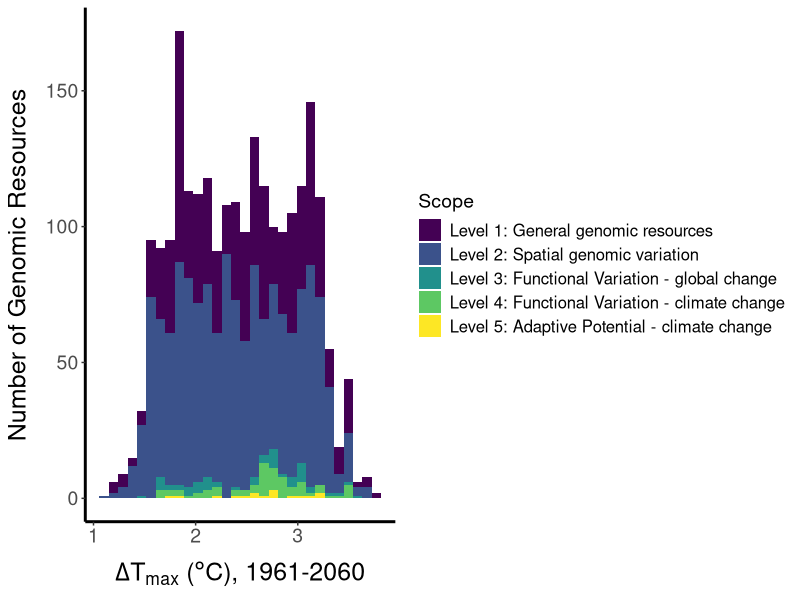
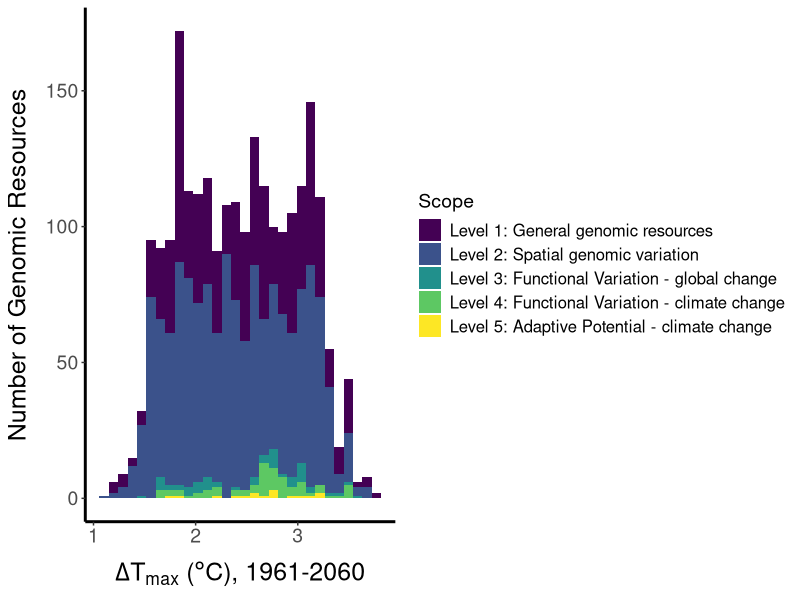

Source code (R) for these figures, in order:
install.packages("ggplot2")
install.packages("dplyr")
install.packages("rstatix")
install.packages("viridis")
install.packages("scales")
install.packages("tidyr")
install.packages("ggpubr")
install.packages("svglite")
library(ggplot2)
library(dplyr)
library(rstatix)
library(viridis)
library(scales)
library(tidyr)
library(ggpubr)
library(svglite)

#read in data
data_hist <- read.csv("Final_postsubmission_Phase_2_Filtering.csv", header=TRUE)

#filter by wild studies
#610 wild studies
data_hist_wild<-data_hist[data_hist$Wild.or.Captive=="Wild",]
length(unique(data_hist_wild$Study.ID))

#remove all rows with no delta data
#579 studies with at least one instance of delta data
#2323 unique genomic resources (no deduplicaiton)
#31 studies with no delta data
data_hist_wild<-data_hist_wild[is.na(data_hist_wild$delta_maximum_temperature_1960_2050)==FALSE,]
length(unique(data_hist_wild$Study.ID))
length(data_hist_wild$Study.ID)

#histogram of scopes across deltas
delta_temp_studies<-ggplot(data_hist_wild, aes(x = delta_maximum_temperature_1960_2050, fill = Scope)) +
  geom_histogram(position = "stack", alpha = 1) +
  scale_fill_viridis(discrete=TRUE) +
  guides(fill = guide_legend(override.aes = list(alpha = 1))) +
  theme_bw() +
  theme(panel.border=element_blank(),
        axis.line.x=element_line(size=1),
        axis.line.y=element_line(size=1),
        panel.grid = element_blank(),
        axis.text = element_text(size = 14),
        axis.title.x = element_text(size=18, margin = margin(t=10)),
        axis.title.y=element_text(size=18, margin=margin(r=10)),
        legend.title=element_text(size=14),
        legend.text = element_text(size = 12)) +
  guides(fill=guide_legend(title="Scope")) +
  labs(x = expression(Delta*T[max]*" ("*degree*"C), 1961-2060"), y = "Number of Genomic Resources")
delta_temp_studies
ggsave("Figure S5_v2.svg", plot=delta_temp_studies, width=9, height=7,dpi=300)
